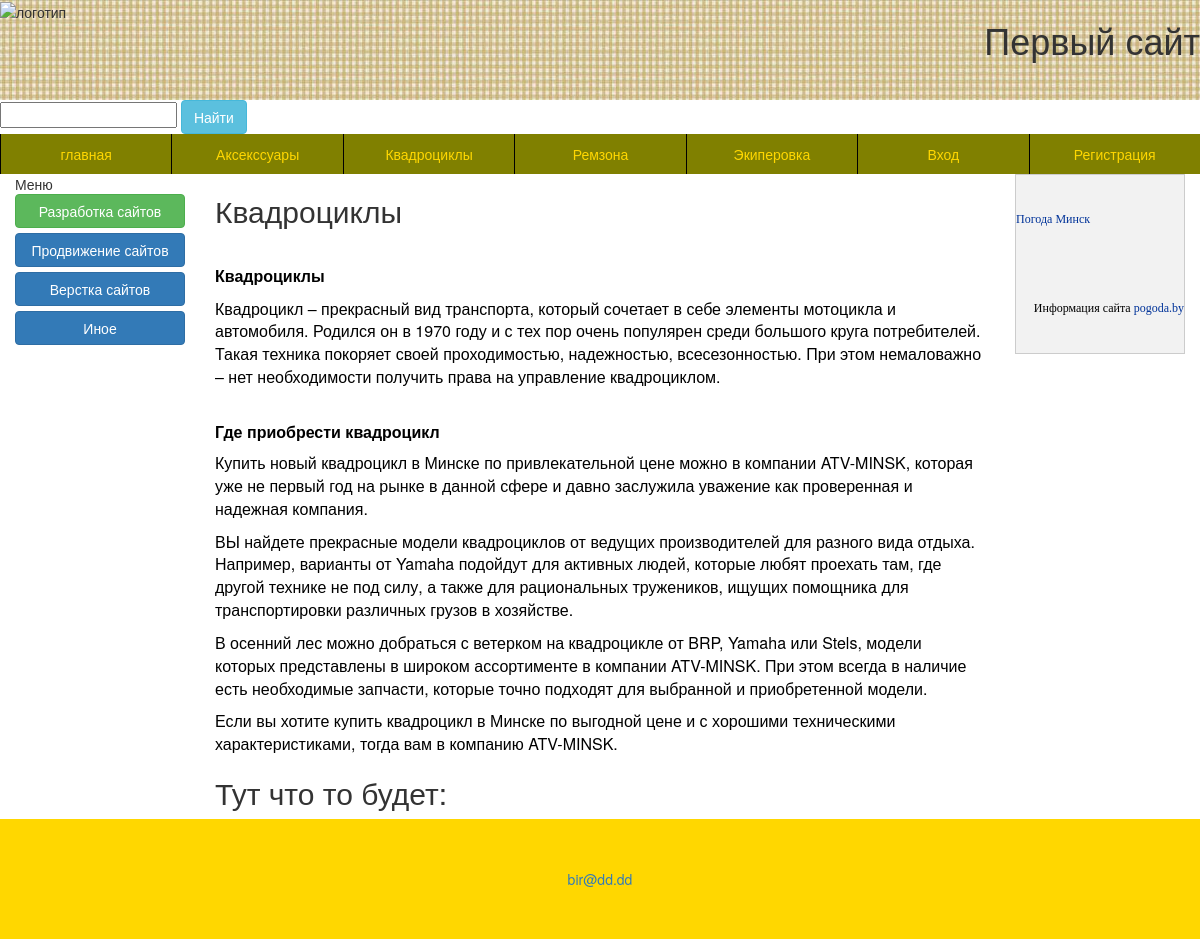
Screenshot of /index.php?url=atv with the database file from the repository.
### tables this page shows
CREATE TABLE IF NOT EXISTS `maintexts` (
  `id` int(11) NOT NULL,
  `name` tinytext NOT NULL,
  `body` text NOT NULL,
  `url` tinytext NOT NULL,
  `lange` enum('ru','en') NOT NULL DEFAULT 'ru',
  `showhide` enum('show','hide') NOT NULL DEFAULT 'show',
  `puddate` date NOT NULL
);

### index.php (the view, shortened to what this page needs)
<? require_once ('templates/top.php');
if (isset ($_GET['url'])){
	$url=$_GET['url'];
	} else{$url='index';}
$query="SELECT * FROM maintexts WHERE url='$url'";
$adr=mysqli_query($dbconect,$query);
$ar=mysqli_fetch_array ($adr);
?>
<h2> <?=$ar['name'];?> </h2>
<div>
<?=$ar['body'];?>
</div>
<h2> Тут что то будет: </h2>
<? require_once ('templates/botton.php'); ?>

### rows the page displays
maintexts: name "Квадроциклы", body "Квадроциклы Квадроцикл – прекрасный вид транспорта, который сочетает в себе элементы мотоцикла и автомобиля. Родился он в 1970 году и с тех пор очень популярен среди большого круга потребителей. Такая техника покоряет своей проходимостью, надежностью, всесезонностью. При этом немаловажно – нет необходимости получить права на управление квадроциклом. Где приобрести квадроцикл Купить новый квадроцикл в Минске по привлекательной цене можно в компании ATV-MINSK, которая уже не первый год на рынке в данной сфере и давно заслужила уважение как проверенная и надежная компания. ВЫ найдете прекрасные модели квадроциклов от ведущих производителей для разного вида отдыха. Например, варианты от Yamaha…"
